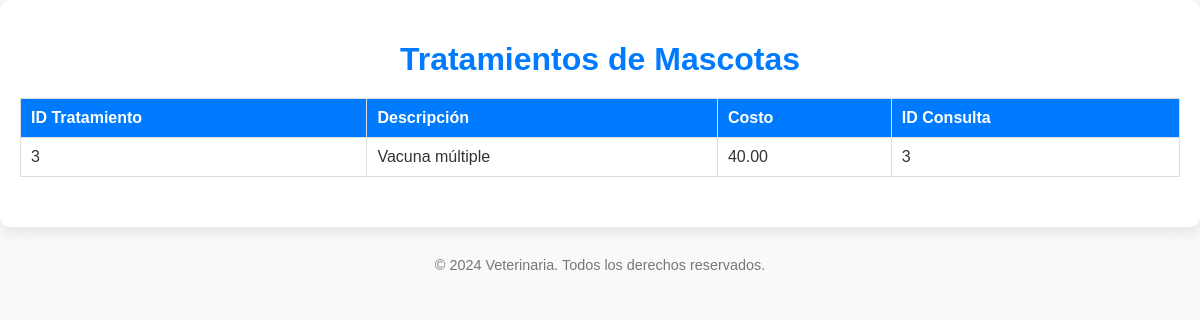
/tratamiento.php, run on the app's committed database.
### tables this page shows
CREATE TABLE `tratamiento` (
  `id_tratamiento` int NOT NULL AUTO_INCREMENT,
  `descripcion` text NOT NULL,
  `costo` decimal(10,2) NOT NULL,
  `id_consulta` int DEFAULT NULL,
  PRIMARY KEY (`id_tratamiento`),
  KEY `id_consulta` (`id_consulta`),
  CONSTRAINT `tratamiento_ibfk_1` FOREIGN KEY (`id_consulta`) REFERENCES `consulta` (`id_consulta`) ON DELETE CASCADE
);

### tratamiento.php (the view, shortened to what this page needs)
<?php
$conn = new mysqli('localhost', 'auxiliar', 'contrasena123', 'veterinaria');
$sql = "SELECT T.id_tratamiento, T.descripcion, T.costo, T.id_consulta
        FROM tratamiento T
        ORDER BY T.id_tratamiento ASC";
$result = $conn->query($sql);
?>
<!DOCTYPE html>
<html lang="es">
<head>
</head>
<body>
    <div class="container">
        <h1>Tratamientos de Mascotas</h1>
        <table>
            <tr>
                <th>ID Tratamiento</th>
                <th>Descripción</th>
                <th>Costo</th>
                <th>ID Consulta</th>
            </tr>
            <?php while($row = $result->fetch_assoc()): ?>
            <tr>
                <td><?php echo htmlspecialchars($row['id_tratamiento']); ?></td>
                <td><?php echo htmlspecialchars($row['descripcion']); ?></td>
                <td><?php echo htmlspecialchars($row['costo']); ?></td>
                <td><?php echo htmlspecialchars($row['id_consulta']); ?></td>
            </tr>
            <?php endwhile; ?>
        </table>
    </div>
    <footer>
        &copy; <?php echo date("Y"); ?> Veterinaria. Todos los derechos reservados.
    </footer>
</body>
</html>

### tratamiento.php (style rules this page uses)
body { font-family: 'Arial', sans-serif; margin: 0; background-color: #f9f9f9; color: #333; }
.container { max-width: 1200px; margin: 0 auto; padding: 20px; background: white; border-radius: 10px; box-shadow: 0 4px 15px rgba(0, 0, 0, 0.1); }
h1 { text-align: center; color: #007bff; margin-bottom: 20px; }
table { width: 100%; border-collapse: collapse; margin-bottom: 30px; }
th, td { padding: 10px; text-align: left; border: 1px solid #ddd; }
th { background-color: #007bff; color: white; }
footer { text-align: center; margin-top: 30px; font-size: 0.9em; color: #777; }

### data on the page
tratamiento: id_tratamiento "3", descripcion "Vacuna múltiple", costo "40.00", id_consulta "3"
